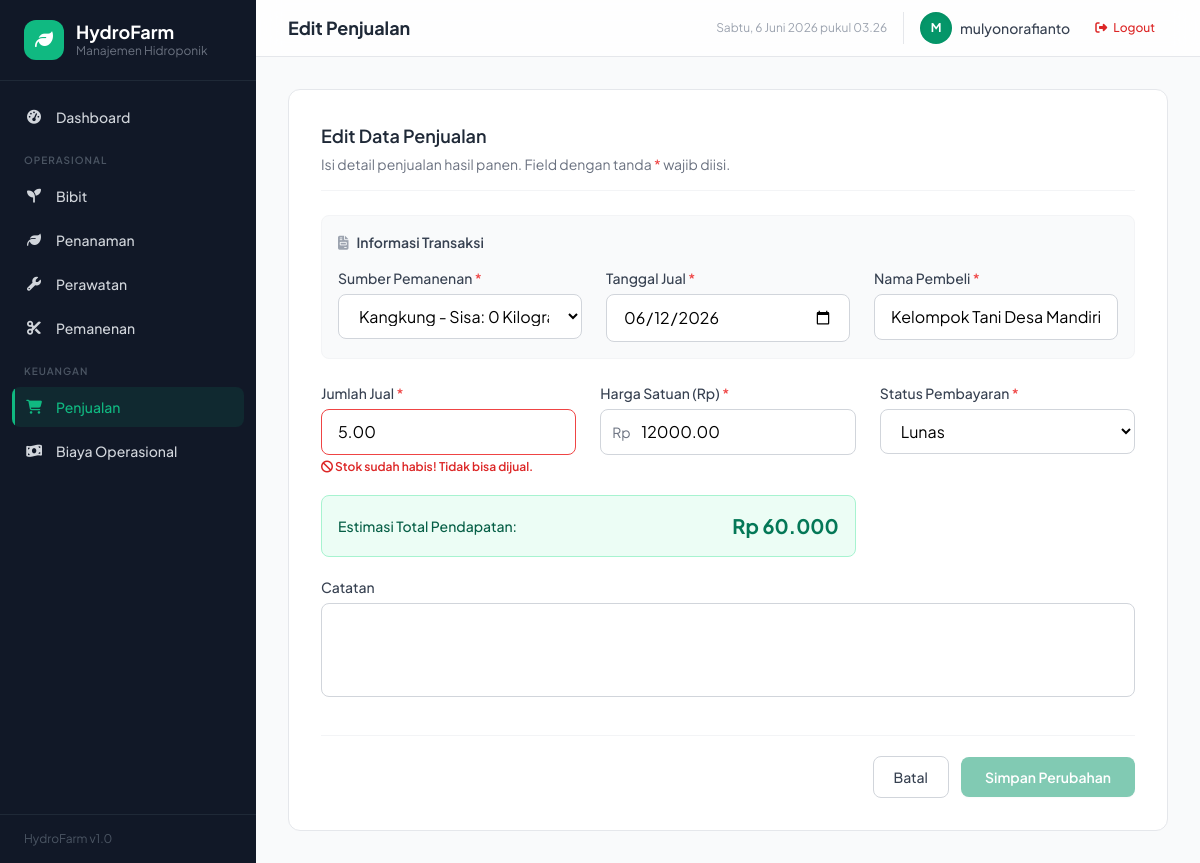
The page /penjualan/4/edit/ (signed in) on the database its author committed.
### farm/models.py (models this page shows, shortened)
class Penjualan(models.Model):
    STATUS_CHOICES = [
        ('lunas', 'Lunas'),
        ('belum_bayar', 'Belum Bayar'),
        ('cicilan', 'Cicilan'),
    ]
    pemanenan = models.ForeignKey(Pemanenan, on_delete=models.CASCADE, related_name='penjualan', verbose_name='Pemanenan')
    tanggal_jual = models.DateField('Tanggal Jual', default=timezone.now)
    pembeli = models.CharField('Nama Pembeli', max_length=200)
    jumlah_jual = models.DecimalField('Jumlah Jual', max_digits=12, decimal_places=2)
    harga_satuan = models.DecimalField('Harga Satuan (Rp)', max_digits=12, decimal_places=2)
    status_pembayaran = models.CharField('Status Pembayaran', max_length=15, choices=STATUS_CHOICES, default='lunas')
    catatan = models.TextField('Catatan', blank=True)
    class Meta:
        verbose_name = 'Penjualan'
        verbose_name_plural = 'Data Penjualan'
        ordering = ['-tanggal_jual']

### farm/views.py (the view)
# urls.py: path('penjualan/<int:pk>/edit/', views.PenjualanUpdateView.as_view(), name='penjualan_update'),
class PenjualanUpdateView(LoginRequiredMixin, SuccessMessageMixin, UpdateView):
    model = Penjualan
    form_class = PenjualanForm
    template_name = 'farm/penjualan_form.html'
    success_url = reverse_lazy('farm:penjualan_list')
    success_message = 'Data penjualan berhasil diperbarui!'
    def get_context_data(self, **kwargs):
        ctx = super().get_context_data(**kwargs)
        ctx['page_title'] = 'Edit Penjualan'
        ctx['cancel_url'] = reverse_lazy('farm:penjualan_list')
        return ctx

### farm/forms.py (called while the page is built)
    def label_from_instance(self, obj):
        terjual = getattr(obj, 'total_terjual', 0) or 0
        sisa = obj.jumlah_panen - terjual
        return f"{obj.penanaman.bibit.nama} - Sisa: {float(sisa):g} {obj.get_satuan_display()} ({obj.tanggal_panen.strftime('%d/%m')})"

### farm/templates/farm/penjualan_form.html (shortened to what this page needs)
{% extends 'farm/base.html' %}
{% load farm_tags %}
{% block nav_penjualan %}active text-emerald-400{% endblock %}
{% block page_header %}{{ page_title }}{% endblock %}
{% block content %}
<div class="max-w-5xl mx-auto">
    <div class="bg-white rounded-xl border border-gray-200 p-6 sm:p-8">
        <div class="mb-6 pb-4 border-b border-gray-100">
            <h3 class="text-lg font-semibold text-gray-800">
                {% if form.instance.pk %}Edit Data Penjualan{% else %}Catat Penjualan Baru{% endif %}
            </h3>
            <p class="text-sm text-gray-500 mt-1">Isi detail penjualan hasil panen. Field dengan tanda <span class="text-red-500">*</span> wajib diisi.</p>
        </div>
        <form method="post" novalidate>
            <div class="mb-6 p-4 bg-gray-50 rounded-lg border border-gray-100">
                <h4 class="text-sm font-semibold text-gray-700 mb-4"><i class="fas fa-file-invoice mr-2 text-gray-400"></i>Informasi Transaksi</h4>
                <div class="grid grid-cols-1 md:grid-cols-3 gap-x-6 gap-y-5">
                    <div>
                        <label for="{{ form.pemanenan.id_for_label }}" class="block text-sm font-medium text-gray-700 mb-1.5">
                            Sumber Pemanenan <span class="text-red-500">*</span>
                        </label>
                        {{ form.pemanenan }}
                    </div>
                    <div>
                        <label for="{{ form.tanggal_jual.id_for_label }}" class="block text-sm font-medium text-gray-700 mb-1.5">
                            Tanggal Jual <span class="text-red-500">*</span>
                        </label>
                        {{ form.tanggal_jual }}
                    </div>
                    <div>
                        <label for="{{ form.pembeli.id_for_label }}" class="block text-sm font-medium text-gray-700 mb-1.5">
                            Nama Pembeli <span class="text-red-500">*</span>
                        </label>
                        {{ form.pembeli }}
                    </div>
                </div>
            </div>
            <div class="grid grid-cols-1 md:grid-cols-3 gap-x-6 gap-y-5">
                <div>
                    <label for="{{ form.jumlah_jual.id_for_label }}" class="block text-sm font-medium text-gray-700 mb-1.5">
                        Jumlah Jual <span class="text-red-500">*</span>
                    </label>
                    {{ form.jumlah_jual }}
                </div>
                <div>
                    <label for="{{ form.harga_satuan.id_for_label }}" class="block text-sm font-medium text-gray-700 mb-1.5">
                        Harga Satuan (Rp) <span class="text-red-500">*</span>
                    </label>
                    <div class="relative">
                        <span class="absolute left-3 top-1/2 -translate-y-1/2 text-gray-500 text-sm">Rp</span>
                        {{ form.harga_satuan }}
                    </div>
                </div>
                <div>
                    <label for="{{ form.status_pembayaran.id_for_label }}" class="block text-sm font-medium text-gray-700 mb-1.5">
                        Status Pembayaran <span class="text-red-500">*</span>
                    </label>
                    {{ form.status_pembayaran }}
                </div>
                <div class="md:col-span-2 p-4 bg-emerald-50 border border-emerald-200 rounded-lg flex items-center justify-between">
                    <span class="text-sm font-medium text-emerald-800">Estimasi Total Pendapatan:</span>
                    <span class="text-xl font-bold text-emerald-700" id="total-revenue-display">Rp 0</span>
                </div>
                <div class="md:col-span-3">
                    <label for="{{ form.catatan.id_for_label }}" class="block text-sm font-medium text-gray-700 mb-1.5">
                        Catatan
                    </label>
                    {{ form.catatan }}
                </div>
            </div>
            <div class="mt-8 pt-5 border-t border-gray-100 flex flex-col sm:flex-row items-center justify-end gap-3">
                <a href="{{ cancel_url }}" class="w-full sm:w-auto px-5 py-2.5 border border-gray-300 rounded-lg text-sm font-medium text-gray-700 hover:bg-gray-50 transition text-center">
                    Batal
                </a>
                <button type="submit" id="submit-btn" class="w-full sm:w-auto px-6 py-2.5 bg-emerald-600 text-white rounded-lg text-sm font-semibold hover:bg-emerald-700 transition shadow-sm">
                    {% if form.instance.pk %}Simpan Perubahan{% else %}Simpan Penjualan{% endif %}
                </button>
            </div>
        </form>
    </div>
</div>
{% endblock %}

### farm/templates/farm/base.html (shortened to what this page needs)
{% load static %}
{% load farm_tags %}
<!DOCTYPE html>
<html lang="id">
<head>
    <script src="https://cdn.tailwindcss.com"></script>
    <link rel="stylesheet" href="https://cdnjs.cloudflare.com/ajax/libs/font-awesome/6.5.0/css/all.min.css">
</head>
<body class="bg-gray-50 min-h-screen">
    <aside id="sidebar" class="sidebar fixed inset-y-0 left-0 z-40 w-64 bg-gray-900 text-gray-300 flex flex-col transform -translate-x-full lg:translate-x-0">
        <div class="px-6 py-5 border-b border-gray-800">
            <div class="flex items-center gap-3">
                <div class="w-10 h-10 bg-emerald-500 rounded-xl flex items-center justify-center">
                    <i class="fas fa-leaf text-white text-lg"></i>
                </div>
                <div>
                    <h1 class="text-white font-bold text-lg leading-tight">HydroFarm</h1>
                    <p class="text-xs text-gray-500">Manajemen Hidroponik</p>
                </div>
            </div>
        </div>
        <nav class="flex-1 px-3 py-4 space-y-1 overflow-y-auto">
            <a href="{% url 'farm:dashboard' %}" class="sidebar-link flex items-center gap-3 px-3 py-2.5 rounded-lg text-sm font-medium {% block nav_dashboard %}{% endblock %}">
                <i class="fas fa-tachometer-alt w-5 text-center"></i> Dashboard
            </a>
            <div class="pt-3 pb-1 px-3">
                <p class="text-[10px] font-semibold uppercase tracking-widest text-gray-600">Operasional</p>
            </div>
            <a href="{% url 'farm:bibit_list' %}" class="sidebar-link flex items-center gap-3 px-3 py-2.5 rounded-lg text-sm font-medium {% block nav_bibit %}{% endblock %}">
                <i class="fas fa-seedling w-5 text-center"></i> Bibit
            </a>
            <a href="{% url 'farm:penanaman_list' %}" class="sidebar-link flex items-center gap-3 px-3 py-2.5 rounded-lg text-sm font-medium {% block nav_penanaman %}{% endblock %}">
                <i class="fas fa-leaf w-5 text-center"></i> Penanaman
            </a>
            <a href="{% url 'farm:perawatan_list' %}" class="sidebar-link flex items-center gap-3 px-3 py-2.5 rounded-lg text-sm font-medium {% block nav_perawatan %}{% endblock %}">
                <i class="fas fa-wrench w-5 text-center"></i> Perawatan
            </a>
            <a href="{% url 'farm:pemanenan_list' %}" class="sidebar-link flex items-center gap-3 px-3 py-2.5 rounded-lg text-sm font-medium {% block nav_pemanenan %}{% endblock %}">
                <i class="fas fa-cut w-5 text-center"></i> Pemanenan
            </a>
            <div class="pt-3 pb-1 px-3">
                <p class="text-[10px] font-semibold uppercase tracking-widest text-gray-600">Keuangan</p>
            </div>
            <a href="{% url 'farm:penjualan_list' %}" class="sidebar-link flex items-center gap-3 px-3 py-2.5 rounded-lg text-sm font-medium {% block nav_penjualan %}{% endblock %}">
                <i class="fas fa-shopping-cart w-5 text-center"></i> Penjualan
            </a>
            <a href="{% url 'farm:biaya_list' %}" class="sidebar-link flex items-center gap-3 px-3 py-2.5 rounded-lg text-sm font-medium {% block nav_biaya %}{% endblock %}">
                <i class="fas fa-money-bill-wave w-5 text-center"></i> Biaya Operasional
            </a>
        </nav>
        <div class="px-6 py-4 border-t border-gray-800">
            <p class="text-xs text-gray-600">HydroFarm v1.0</p>
        </div>
    </aside>
    <div class="lg:ml-64 flex flex-col min-h-screen">
        <header class="sticky top-0 z-20 bg-white/80 backdrop-blur-md border-b border-gray-200 px-4 lg:px-8 py-3">
            <div class="flex items-center justify-between">
                <div class="flex items-center gap-3">
                    <h2 class="text-lg font-bold text-gray-800">{% block page_header %}Dashboard{% endblock %}</h2>
                </div>
                <div class="flex items-center gap-4">
                    <span class="text-xs text-gray-400 hidden md:inline" id="current-datetime"></span>
                    {% if user.is_authenticated %}
                    <div class="flex items-center gap-2 pl-4 border-l border-gray-200">
                        <div class="w-8 h-8 bg-emerald-600 rounded-full flex items-center justify-center text-white font-bold text-xs shadow-inner">
                            {{ user.username|make_list|first|upper }}
                        </div>
                        <span class="text-sm font-medium text-gray-700 hidden sm:inline">{{ user.username }}</span>
                        <form action="{% url 'logout' %}" method="post" class="inline">
                            <button type="submit" class="ml-1 flex items-center gap-1.5 px-3 py-1.5 rounded-lg text-xs font-medium text-red-600 hover:bg-red-50 transition border border-transparent hover:border-red-200">
                                <i class="fas fa-sign-out-alt"></i> <span class="hidden sm:inline">Logout</span>
                            </button>
                        </form>
                    </div>
                    {% else %}
                    <div class="pl-4 border-l border-gray-200">
                        <a href="{% url 'login' %}" class="flex items-center gap-1.5 px-3 py-1.5 rounded-lg text-xs font-medium text-emerald-600 hover:bg-emerald-50 transition border border-transparent hover:border-emerald-200">
                            <i class="fas fa-sign-in-alt"></i> Login
                        </a>
                    </div>
                    {% endif %}
                </div>
            </div>
        </header>
        <main class="flex-1 p-4 lg:p-8 fade-in">
            {% block content %}{% endblock %}
        </main>
    </div>
</body>
</html>

### farm/templates/farm/base.html (style rules this page uses)
body { font-family: 'Plus Jakarta Sans', sans-serif; }
.sidebar { transition: transform 0.3s cubic-bezier(0.4, 0, 0.2, 1); }
.sidebar-link { transition: all 0.2s ease; position: relative; overflow: hidden; }
.sidebar-link::before { content: ''; position: absolute; left: 0; top: 0; bottom: 0; width: 3px; background: #10b981; transform: scaleY(0); transition: transform 0.2s ease; }
.sidebar-link:hover::before, .sidebar-link.active::before { transform: scaleY(1); }
.sidebar-link:hover, .sidebar-link.active { background: rgba(16, 185, 129, 0.1); color: #10b981; }
.fade-in { animation: fadeIn 0.5s ease; }

### rows shown on the page
Penjualan: pemanenan "Kangkung - Sisa: 0 Kilogram (12/06)", tanggal_jual "06/12/2026", pembeli "Kelompok Tani Desa Mandiri", jumlah_jual "5.00", harga_satuan "12000.00", status_pembayaran "Lunas"

### other values the page prints
{{ page_title }} "Edit Penjualan"
{{ user.username|make_list|first|upper }} "M"
{{ user.username }} "mulyonorafianto"
